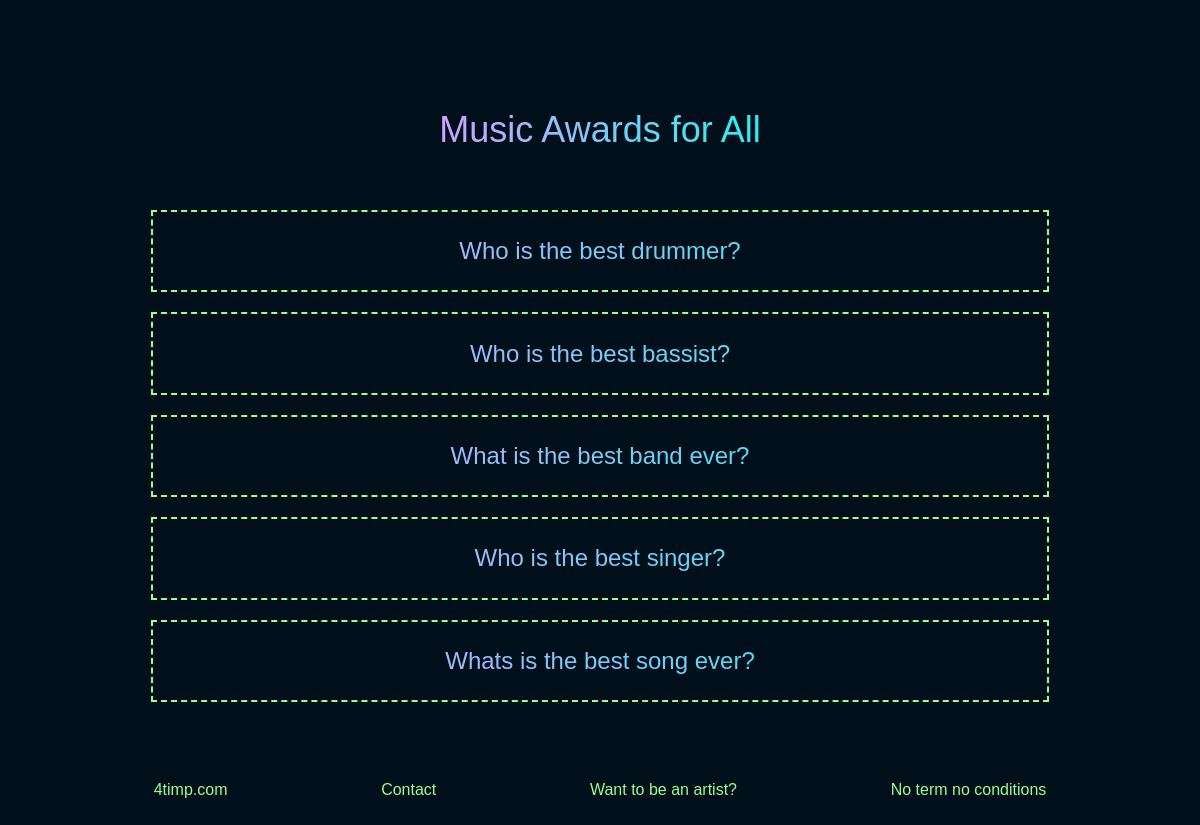
/polls/, run on an earlier commit of the app's database.
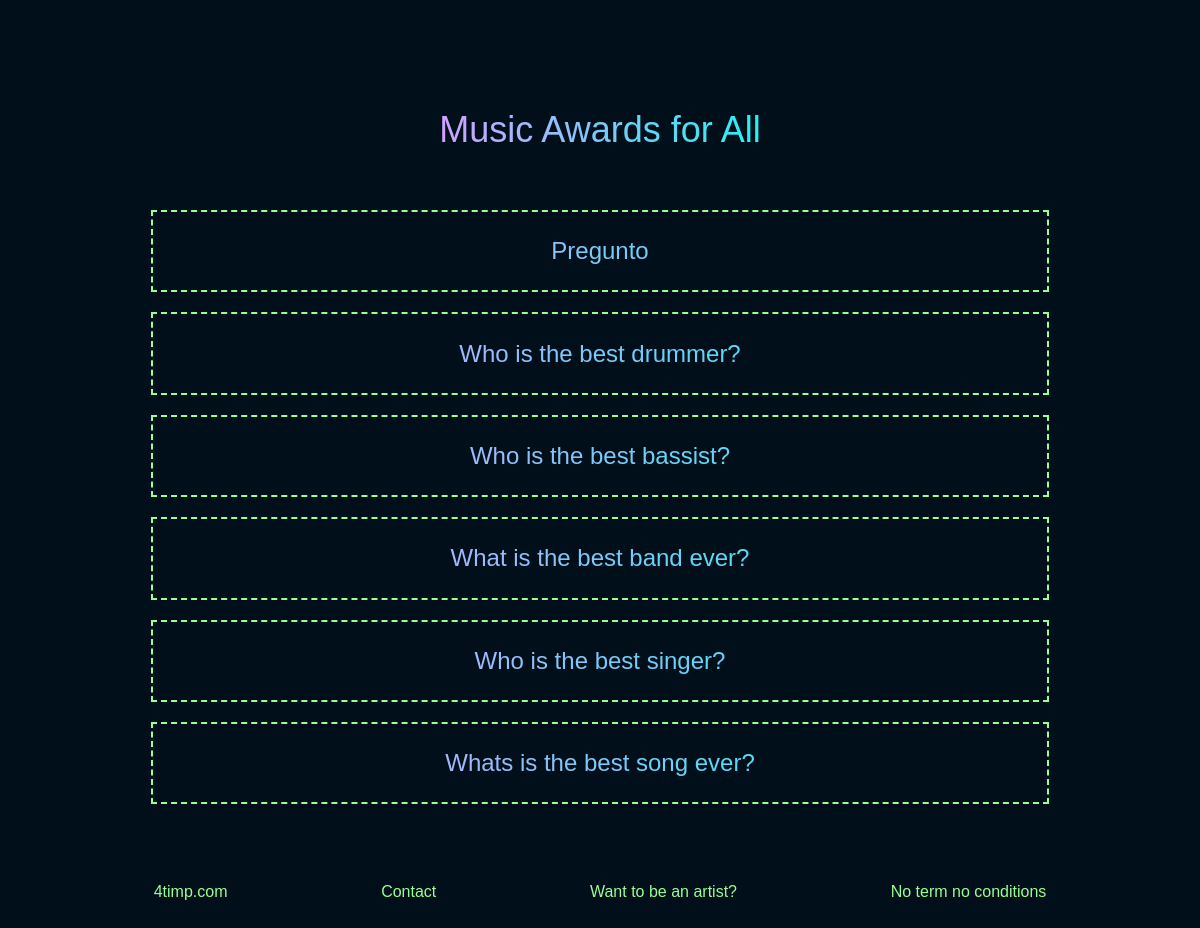
And on a later commit of the database.
### polls/models.py (models this page shows, shortened)
class Question(models.Model):
    question_text = models.CharField(max_length=270)
    pub_date = models.DateTimeField("date published")

### polls/views.py (the view)
# urls.py: path('', views.IndexView.as_view(), name='index'),
class IndexView(generic.ListView):
    template_name = "polls/index.html"
    context_object_name = "latest_question_list"
    def get_queryset(self):
        return Question.objects.filter(pub_date__lte=timezone.now()).order_by("-pub_date")[:7]

### polls/templates/polls/index.html (shortened to what this page needs)
{% load static %}
<!DOCTYPE html>
<html lang="en">
<head>
    <link rel="stylesheet" href="{% static 'polls/reset.css' %}">
    <link rel="stylesheet" href="{% static 'polls/style.css' %}">
</head>
<body>
    <header>
        <h2>Music Awards for All</h2>
    </header>
    <main>
        {% if latest_question_list %}
        <ul>
        {% for question in latest_question_list  %}
            <li>
                <a href="{% url 'polls:detail' question.id %}">  {{question.question_text}} </a>
            </li>
        {% endfor %}
        </ul>
        {% else %}
            <p>No polls here in this page. If you are here there is a problem .</p>
        {% endif %}
    </main>
    <footer>
        <a href="https://4timp.com" target="_blank">4timp.com</a>
        <a href="#">Contact</a>
        <a href="#">Want to be an artist?</a>
        <a href="#">No term no conditions</a>
    </footer>
</body>
</html>

What changed in the data, as far as the page shows it:
added Question: question_text "Pregunto"
